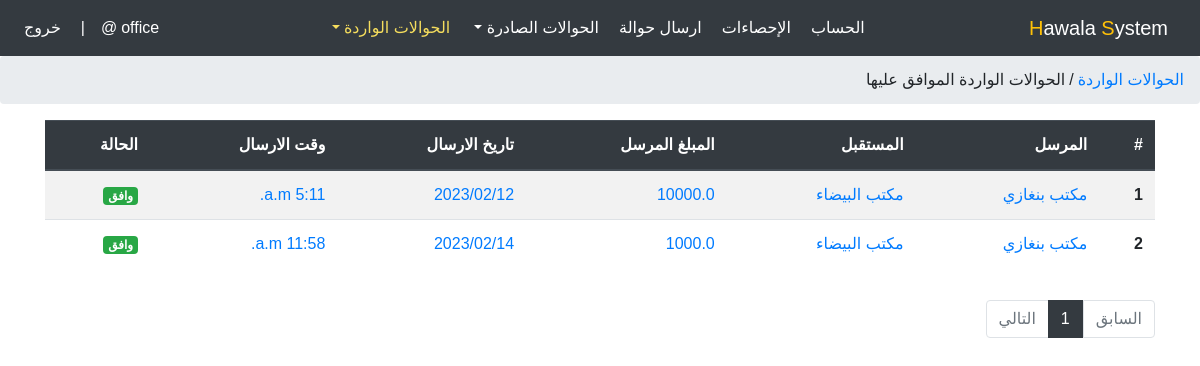
Page /office/doneIncomingTransfersList (signed in) on the committed database.
### account/models.py (models this page shows, shortened)
class TblUser(AbstractUser):
    user_type = models.PositiveIntegerField(choices=USER_TYPE)

class TblOfficeUser(models.Model):
    user = models.OneToOneField(TblUser, on_delete=models.CASCADE, primary_key=True)
    name = models.CharField(max_length=100)
    bio = models.TextField(max_length=1500, null=True, blank=True)
    email = models.EmailField()
    special_phone = models.CharField(max_length=14)
    city = models.PositiveIntegerField(choices=CITY_CHOICES, default=1)
    address = models.CharField(max_length=100)
    url_address = models.CharField(max_length=200)
    create_at = models.DateTimeField(auto_now_add=True)
    update_at = models.DateTimeField(auto_now=True)

### office/models.py (models this page shows, shortened)
class TblMoneyTransfer(models.Model):
    sender_office = models.ForeignKey(TblOfficeUser, related_name='from_office', on_delete=models.CASCADE)
    recipient_office = models.ForeignKey(TblOfficeUser, related_name='to_office', on_delete=models.CASCADE)
    sent_amount = models.FloatField(validators=[MinValueValidator(1.0), MaxValueValidator(1000000000.0)])
    sender_commission = models.FloatField(validators=[MinValueValidator(1.0), MaxValueValidator(1000000.0)])
    recipient_commission = models.FloatField(validators=[MinValueValidator(1.0), MaxValueValidator(1000000.0)])
    commission_from_sender = models.FloatField(validators=[MinValueValidator(0.0), MaxValueValidator(1000000.0)])
    commission_from_recipient = models.FloatField(validators=[MinValueValidator(0.0), MaxValueValidator(1000000.0)])
    approval_by_recipient = models.BooleanField(default=False)
    sent_at = models.DateTimeField(auto_now_add=True)
    approval_at = models.DateTimeField(null=True, blank=True)
    rejection_at = models.DateTimeField(null=True, blank=True)
    note = models.TextField(max_length=200, null=True, blank=True)
    rejection = models.BooleanField(default=False)
    note2 = models.TextField(max_length=200, null=True, blank=True)
    def get_incoming_money_order_url(self):
        return reverse('office:incoming-money-order', kwargs={'money_order_id': self.pk})

### office/views.py (the view)
# urls.py: path('doneIncomingTransfersList', views.doneIncomingTransfersList, name="done-incoming-transfers-list"),
@login_required(login_url='account:logout')
def doneIncomingTransfersList(request):
    if request.user.user_type != is_office:
        return redirect('account:logout')
    transfers = TblMoneyTransfer.objects.filter(recipient_office=request.user.pk, approval_by_recipient=True).order_by('-approval_at')
    paginator = Paginator(transfers, 25)
    page_num = request.GET.get('page', 1)
    try:
        transfers = paginator.page(page_num)
    except PageNotAnInteger:
        transfers = paginator.page(1)
    except EmptyPage:
        transfers = paginator.page(paginator.num_pages)
    context = {
        'parentTitle': 'incoming-transfers',
        'title': 'done-incoming-transfers-list',
        'transfers': transfers,
    }
    return render(request, 'office/incomingTransfers/doneIncomingTransfersList.html', context)

### office/templates/office/incomingTransfers/doneIncomingTransfersList.html (shortened to what this page needs)
{% extends 'office.html' %}
{% block office-content %}
<ol class="breadcrumb">
    <li><a href="{% url 'office:incoming-transfers-list' %}">الحوالات الواردة</a></li>
    <li class="mx-1">/</li>
    <li class="active" aria-current="page">الحوالات الواردة الموافق عليها</li>
</ol>
<div class="container my-3">
    <div class="row">
        <div class="col-12">
            <div class="table-responsive">
                <table class="table table-striped">
                    <thead class="thead-dark">
                    <tr>
                        <th scope="col">#</th>
                        <th scope="col">المرسل</th>
                        <th scope="col">المستقبل</th>
                        <th scope="col">المبلغ المرسل</th>
                        <th scope="col">تاريخ الارسال</th>
                        <th scope="col">وقت الارسال</th>
                        <th scope="col">الحالة</th>
                    </tr>
                    </thead>
                    <tbody>
                        {% for i in transfers %}
                        <tr>
                            <th scope="row">{{ forloop.counter }}</th>
                            <td><a href="{{ i.get_incoming_money_order_url }}">{{ i.sender_office.name }}</a></td>
                            <td><a href="{{ i.get_incoming_money_order_url }}">{{ i.recipient_office.name }}</a></td>
                            <td><a href="{{ i.get_incoming_money_order_url }}">{{ i.sent_amount }}</a></td>
                            <td><a href="{{ i.get_incoming_money_order_url }}">{{ i.sent_at.date|date:"Y/m/d" }}</a></td>
                            <td><a href="{{ i.get_incoming_money_order_url }}">{{ i.sent_at.time }}</a></td>
                            <td><a href="{{ i.get_incoming_money_order_url }}">
                                {% if i.approval_by_recipient == True %}<span class="badge badge-success">وافق</span>{% endif %}
                            </a></td>
                        </tr>
                        {% endfor %}
                    </tbody>
                </table>
            </div>
        </div>
        <div class="col-12 my-3">
          <ul class="pagination">
              {% if transfers.has_previous %}
              <li class="page-item">
                  <a class="page-link" href="?page={{ transfers.previous_page_number }}" tabindex="-1">السابق</a>
              </li>
              {% else %}
              <li class="page-item disabled">
                  <a class="page-link" href="#!" tabindex="-1">السابق</a>
              </li>
              {% endif %}
              {% for num in transfers.paginator.page_range %}
                  {% if transfers.number == num %}
                      <li class="page-item active">
                          <a class="page-link" href="?page={{ num }}">{{ num }}</a>
                      </li>
                  {% elif num > transfers.number|add:'-3' and num < transfers.number|add:'3' %}
                      <a class="d-none" href="?page={{ num }}">{{ num }}</a>
                      <li class="page-item">
                          <a class="page-link" href="?page={{ num }}">{{ num }}</a>
                      </li>
                  {% endif %}
              {% endfor %}
              {% if transfers.has_next %}
                  {% if transfers.number < transfers.paginator.num_pages|add:'-3' %}
                      <li class="page-item">
                          <span class="page-link">...</span>
                      </li>
                      <li class="page-item">
                          <a class="page-link" href="?page={{ transfers.paginator.num_pages }}">{{ transfers.paginator.num_pages }}</a>
                      </li>
                  {% elif transfers.number < transfers.paginator.num_pages|add:'-2' %}
                      <li class="page-item">
                          <a class="page-link" href="?page={{ transfers.paginator.num_pages }}">{{ transfers.paginator.num_pages }}</a>
                      </li>
                  {% endif %}
                  <li class="page-item">
                      <a class="page-link" href="?page={{transfers.next_page_number}}">التالي</a>
                  </li>
              {% else %}
              <li class="page-item disabled">
                  <a class="page-link" href="#!">التالي</a>
              </li>
              {% endif %}
          </ul>
      </div>
    </div>
</div>
{% endblock %}

### templates/office.html (shortened to what this page needs)
<!DOCTYPE html>
{% load static %}
<html>
<html lang="ar">
<head>
    <link rel="stylesheet" href="{% static 'css/bootstrap.min.css' %}">
    <link rel="stylesheet" href="{% static 'css/office.style6.css' %}">
</head>
<body>
    <nav class="navbar navbar-expand-lg navbar-dark bg-dark">
        <a class="navbar-brand" href="#"><span class="text-warning">H</span>awala <span class="text-warning">S</span>ystem</a>
        <div class="collapse navbar-collapse" id="navbarSupportedContent">
            <ul class="navbar-nav mx-auto">
                <li class="nav-item {% if title == 'office-profile' or parentTitle == 'office-profile' %}active{% endif %}">
                    <a class="nav-link" href="{% url 'office:office-profile' %}">الحساب</a>
                </li>
                <li class="nav-item {% if title == 'office-statistics' %}active{% endif %}">
                    <a class="nav-link" href="{% url 'office:office-statistics' %}">الإحصاءات</a>
                </li>
                <li class="nav-item {% if title == 'office-list' or parentTitle == 'office-list' %}active{% endif %}">
                    <a class="nav-link" href="{% url 'office:office-list' %}">ارسال حوالة</a>
                </li>
                <li class="nav-item dropdown {% if parentTitle == 'outgoing-transfers' %}active{% endif %}">
                    <a class="nav-link dropdown-toggle" href="#" id="navbarDropdown" role="button" data-toggle="dropdown" aria-haspopup="true" aria-expanded="false">
                        الحوالات الصادرة
                    </a>
                </li>
                <li class="nav-item dropdown {% if parentTitle == 'incoming-transfers' %}active{% endif %}">
                    <a class="nav-link dropdown-toggle" href="#" id="navbarDropdown" role="button" data-toggle="dropdown" aria-haspopup="true" aria-expanded="false">
                        الحوالات الواردة
                    </a>
                </li>
            </ul>
            <ul class="navbar-nav">
                <li class="nav-item">
                    <span class="nav-link">{{ request.user.username }}@</span>
                </li>
                <li class="nav-item d-lg-inline-block d-none">
                    <span class="nav-link">|</span>
                </li>
                <li class="nav-item">
                    <a class="nav-link" href="{% url 'account:logout' %}">خروج</a>
                </li>
            </ul>
        </div>
    </nav>
    {% block office-content %}{% endblock %}
</body>
</html>

### static/css/office.style6.css (style rules this page uses)
html { scroll-behavior: smooth; }
body { direction: rtl; text-align: right; font-family: sans-serif; font-size: 1rem; font-weight: 400; line-height: 1.5; }
* { padding: 0; margin: 0; text-decoration: none; box-sizing: border-box; }
a, a:hover { text-decoration: none; cursor: pointer; transition: all 0.5s ease; }
nav.navbar a.navbar-brand { color: white !important; }
nav.navbar .nav-link { color: white !important; }
li.active a.nav-link, li a.nav-link:hover { color: #f5dd5d !important; }
.pagination .page-item.active .page-link { z-index:1;color:#fff;background-color:#343a40;border-color:#343a40 }
.pagination .page-item:last-child .page-link { border-radius:0;border-top-left-radius:.25rem;border-bottom-left-radius:.25rem }
.pagination .page-item:first-child .page-link { border-radius:0;border-top-right-radius:.25rem;border-bottom-right-radius:.25rem; }

### rows in the picture
TblUser: user.username "office"
TblMoneyTransfer: sender_office.name "مكتب بنغازي", recipient_office.name "مكتب البيضاء", sent_amount "10000.0", sent_at "2023/02/12", sent_at.time "5:11 a.m.", approval_by_recipient "وافق"
TblMoneyTransfer: sender_office.name "مكتب بنغازي", recipient_office.name "مكتب البيضاء", sent_amount "1000.0", sent_at "2023/02/14", sent_at.time "11:58 a.m.", approval_by_recipient "وافق"

### other values in the picture
{{ num }} "1"
